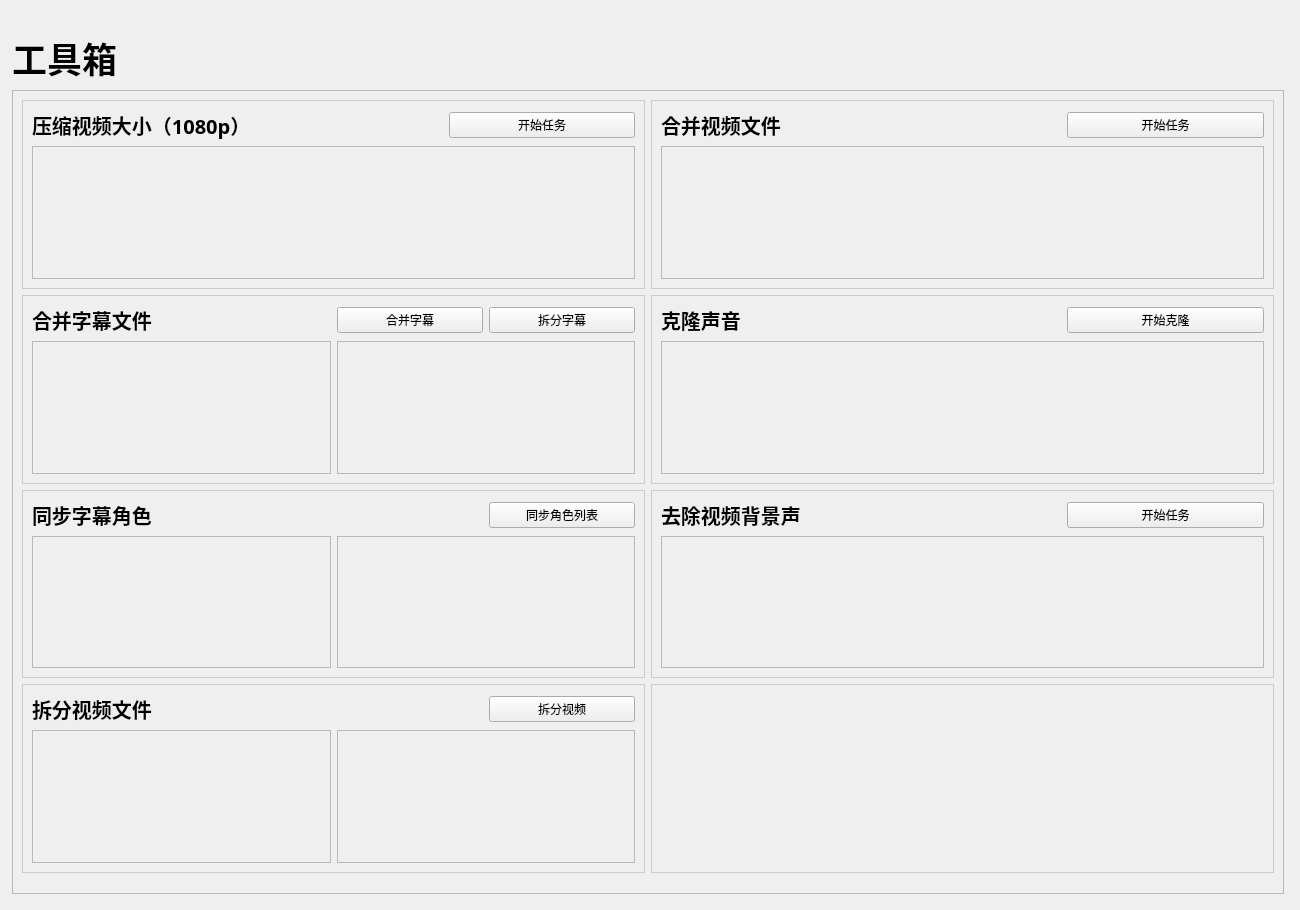
<?xml version="1.0" encoding="UTF-8"?>
<ui version="4.0">
 <class>Tools</class>
 <widget class="QWidget" name="Tools">
  <property name="geometry">
   <rect>
    <x>0</x>
    <y>0</y>
    <width>1300</width>
    <height>910</height>
   </rect>
  </property>
  <property name="windowTitle">
   <string>Form</string>
  </property>
  <layout class="QVBoxLayout" name="verticalLayout">
   <property name="leftMargin">
    <number>12</number>
   </property>
   <property name="topMargin">
    <number>32</number>
   </property>
   <property name="rightMargin">
    <number>16</number>
   </property>
   <property name="bottomMargin">
    <number>16</number>
   </property>
   <item>
    <widget class="QLabel" name="PackageTitile">
     <property name="maximumSize">
      <size>
       <width>16777215</width>
       <height>3000</height>
      </size>
     </property>
     <property name="font">
      <font>
       <family>微软雅黑</family>
       <pointsize>26</pointsize>
       <weight>75</weight>
       <bold>true</bold>
       <kerning>true</kerning>
      </font>
     </property>
     <property name="text">
      <string>工具箱</string>
     </property>
    </widget>
   </item>
   <item>
    <widget class="QWidget" name="container" native="true">
     <layout class="QGridLayout" name="gridLayout">
      <property name="leftMargin">
       <number>0</number>
      </property>
      <property name="topMargin">
       <number>0</number>
      </property>
      <property name="rightMargin">
       <number>0</number>
      </property>
      <property name="bottomMargin">
       <number>0</number>
      </property>
      <item row="0" column="0">
       <layout class="QGridLayout" name="containerLayout">
        <property name="leftMargin">
         <number>0</number>
        </property>
        <property name="topMargin">
         <number>0</number>
        </property>
        <property name="rightMargin">
         <number>0</number>
        </property>
        <property name="bottomMargin">
         <number>0</number>
        </property>
        <property name="spacing">
         <number>0</number>
        </property>
        <item row="0" column="0">
         <widget class="QScrollArea" name="scrollArea">
          <property name="minimumSize">
           <size>
            <width>0</width>
            <height>200</height>
           </size>
          </property>
          <property name="widgetResizable">
           <bool>true</bool>
          </property>
          <widget class="QWidget" name="scrollAreaWidgetContents_2">
           <property name="geometry">
            <rect>
             <x>0</x>
             <y>0</y>
             <width>1268</width>
             <height>805</height>
            </rect>
           </property>
           <layout class="QGridLayout" name="gridLayout_2" columnstretch="1,1">
            <property name="bottomMargin">
             <number>20</number>
            </property>
            <item row="0" column="0">
             <widget class="QFrame" name="frame_1">
              <property name="minimumSize">
               <size>
                <width>0</width>
                <height>0</height>
               </size>
              </property>
              <property name="styleSheet">
               <string notr="true">#frame_1{
	border: 1px solid #ccc;
}</string>
              </property>
              <property name="frameShape">
               <enum>QFrame::StyledPanel</enum>
              </property>
              <property name="frameShadow">
               <enum>QFrame::Raised</enum>
              </property>
              <layout class="QGridLayout" name="gridLayout_3" columnstretch="1,1,1">
               <item row="0" column="0">
                <widget class="QLabel" name="tool1_title">
                 <property name="maximumSize">
                  <size>
                   <width>16777215</width>
                   <height>3000</height>
                  </size>
                 </property>
                 <property name="font">
                  <font>
                   <family>微软雅黑</family>
                   <pointsize>15</pointsize>
                   <weight>75</weight>
                   <bold>true</bold>
                  </font>
                 </property>
                 <property name="text">
                  <string>压缩视频大小（1080p）</string>
                 </property>
                </widget>
               </item>
               <item row="0" column="2">
                <widget class="PushButton" name="compressBtn">
                 <property name="text">
                  <string>开始任务</string>
                 </property>
                </widget>
               </item>
               <item row="1" column="0" colspan="3">
                <widget class="QFrame" name="compressBox">
                 <property name="frameShape">
                  <enum>QFrame::StyledPanel</enum>
                 </property>
                 <property name="frameShadow">
                  <enum>QFrame::Raised</enum>
                 </property>
                </widget>
               </item>
               <item row="0" column="1">
                <spacer name="horizontalSpacer">
                 <property name="orientation">
                  <enum>Qt::Horizontal</enum>
                 </property>
                 <property name="sizeType">
                  <enum>QSizePolicy::Ignored</enum>
                 </property>
                 <property name="sizeHint" stdset="0">
                  <size>
                   <width>173</width>
                   <height>20</height>
                  </size>
                 </property>
                </spacer>
               </item>
              </layout>
             </widget>
            </item>
            <item row="0" column="1">
             <widget class="QFrame" name="frame_2">
              <property name="minimumSize">
               <size>
                <width>0</width>
                <height>0</height>
               </size>
              </property>
              <property name="styleSheet">
               <string notr="true">#frame_2{
	border: 1px solid #ccc;
}</string>
              </property>
              <property name="frameShape">
               <enum>QFrame::StyledPanel</enum>
              </property>
              <property name="frameShadow">
               <enum>QFrame::Raised</enum>
              </property>
              <layout class="QGridLayout" name="gridLayout_4" columnstretch="1,1,1">
               <item row="0" column="0">
                <widget class="QLabel" name="tool2_title">
                 <property name="maximumSize">
                  <size>
                   <width>16777215</width>
                   <height>3000</height>
                  </size>
                 </property>
                 <property name="font">
                  <font>
                   <family>微软雅黑</family>
                   <pointsize>15</pointsize>
                   <weight>75</weight>
                   <bold>true</bold>
                  </font>
                 </property>
                 <property name="text">
                  <string>合并视频文件</string>
                 </property>
                </widget>
               </item>
               <item row="0" column="2">
                <widget class="PushButton" name="mergeVideoBtn">
                 <property name="text">
                  <string>开始任务</string>
                 </property>
                </widget>
               </item>
               <item row="1" column="0" colspan="3">
                <widget class="QFrame" name="mergeVideoBox">
                 <property name="frameShape">
                  <enum>QFrame::StyledPanel</enum>
                 </property>
                 <property name="frameShadow">
                  <enum>QFrame::Raised</enum>
                 </property>
                </widget>
               </item>
               <item row="0" column="1">
                <spacer name="horizontalSpacer_2">
                 <property name="orientation">
                  <enum>Qt::Horizontal</enum>
                 </property>
                 <property name="sizeType">
                  <enum>QSizePolicy::Ignored</enum>
                 </property>
                 <property name="sizeHint" stdset="0">
                  <size>
                   <width>193</width>
                   <height>20</height>
                  </size>
                 </property>
                </spacer>
               </item>
              </layout>
             </widget>
            </item>
            <item row="1" column="0">
             <widget class="QFrame" name="frame_3">
              <property name="minimumSize">
               <size>
                <width>0</width>
                <height>0</height>
               </size>
              </property>
              <property name="styleSheet">
               <string notr="true">#frame_3{
	border: 1px solid #ccc;
}</string>
              </property>
              <property name="frameShape">
               <enum>QFrame::StyledPanel</enum>
              </property>
              <property name="frameShadow">
               <enum>QFrame::Raised</enum>
              </property>
              <layout class="QGridLayout" name="gridLayout_5" columnstretch="1,1,1,1">
               <item row="1" column="2" colspan="2">
                <widget class="QFrame" name="mergeSubtitleVideoBox">
                 <property name="frameShape">
                  <enum>QFrame::StyledPanel</enum>
                 </property>
                 <property name="frameShadow">
                  <enum>QFrame::Raised</enum>
                 </property>
                </widget>
               </item>
               <item row="0" column="0">
                <widget class="QLabel" name="tool3_title">
                 <property name="maximumSize">
                  <size>
                   <width>16777215</width>
                   <height>3000</height>
                  </size>
                 </property>
                 <property name="font">
                  <font>
                   <family>微软雅黑</family>
                   <pointsize>15</pointsize>
                   <weight>75</weight>
                   <bold>true</bold>
                  </font>
                 </property>
                 <property name="text">
                  <string>合并字幕文件</string>
                 </property>
                </widget>
               </item>
               <item row="0" column="3">
                <widget class="PushButton" name="splitSubtitleBtn">
                 <property name="text">
                  <string>拆分字幕</string>
                 </property>
                </widget>
               </item>
               <item row="1" column="0" colspan="2">
                <widget class="QFrame" name="mergeSubtitleBox">
                 <property name="frameShape">
                  <enum>QFrame::StyledPanel</enum>
                 </property>
                 <property name="frameShadow">
                  <enum>QFrame::Raised</enum>
                 </property>
                </widget>
               </item>
               <item row="0" column="2">
                <widget class="PushButton" name="mergeSubtitleBtn">
                 <property name="text">
                  <string>合并字幕</string>
                 </property>
                </widget>
               </item>
               <item row="0" column="1">
                <spacer name="horizontalSpacer_3">
                 <property name="orientation">
                  <enum>Qt::Horizontal</enum>
                 </property>
                 <property name="sizeType">
                  <enum>QSizePolicy::Ignored</enum>
                 </property>
                 <property name="sizeHint" stdset="0">
                  <size>
                   <width>197</width>
                   <height>20</height>
                  </size>
                 </property>
                </spacer>
               </item>
              </layout>
             </widget>
            </item>
            <item row="1" column="1">
             <widget class="QFrame" name="frame_4">
              <property name="minimumSize">
               <size>
                <width>0</width>
                <height>0</height>
               </size>
              </property>
              <property name="styleSheet">
               <string notr="true">#frame_4{
	border: 1px solid #ccc;
}</string>
              </property>
              <property name="frameShape">
               <enum>QFrame::StyledPanel</enum>
              </property>
              <property name="frameShadow">
               <enum>QFrame::Raised</enum>
              </property>
              <layout class="QGridLayout" name="gridLayout_6">
               <item row="0" column="0">
                <widget class="QLabel" name="tool4_title">
                 <property name="maximumSize">
                  <size>
                   <width>16777215</width>
                   <height>3000</height>
                  </size>
                 </property>
                 <property name="font">
                  <font>
                   <family>微软雅黑</family>
                   <pointsize>15</pointsize>
                   <weight>75</weight>
                   <bold>true</bold>
                  </font>
                 </property>
                 <property name="text">
                  <string>克隆声音</string>
                 </property>
                </widget>
               </item>
               <item row="0" column="1">
                <spacer name="horizontalSpacer_4">
                 <property name="orientation">
                  <enum>Qt::Horizontal</enum>
                 </property>
                 <property name="sizeType">
                  <enum>QSizePolicy::Ignored</enum>
                 </property>
                 <property name="sizeHint" stdset="0">
                  <size>
                   <width>196</width>
                   <height>20</height>
                  </size>
                 </property>
                </spacer>
               </item>
               <item row="0" column="2">
                <widget class="PushButton" name="cloneVoiceBtn">
                 <property name="text">
                  <string>开始克隆</string>
                 </property>
                </widget>
               </item>
               <item row="1" column="0" colspan="3">
                <widget class="QFrame" name="cloneVoiceBox">
                 <property name="frameShape">
                  <enum>QFrame::StyledPanel</enum>
                 </property>
                 <property name="frameShadow">
                  <enum>QFrame::Raised</enum>
                 </property>
                </widget>
               </item>
              </layout>
             </widget>
            </item>
            <item row="2" column="0">
             <widget class="QFrame" name="frame_5">
              <property name="minimumSize">
               <size>
                <width>0</width>
                <height>0</height>
               </size>
              </property>
              <property name="styleSheet">
               <string notr="true">#frame_5{
	border: 1px solid #ccc;
}</string>
              </property>
              <property name="frameShape">
               <enum>QFrame::StyledPanel</enum>
              </property>
              <property name="frameShadow">
               <enum>QFrame::Raised</enum>
              </property>
              <layout class="QGridLayout" name="gridLayout_7" columnstretch="1,1,1,1" rowminimumheight="0,1">
               <item row="0" column="0">
                <widget class="QLabel" name="tool3_title_2">
                 <property name="maximumSize">
                  <size>
                   <width>16777215</width>
                   <height>3000</height>
                  </size>
                 </property>
                 <property name="font">
                  <font>
                   <family>微软雅黑</family>
                   <pointsize>15</pointsize>
                   <weight>75</weight>
                   <bold>true</bold>
                  </font>
                 </property>
                 <property name="text">
                  <string>同步字幕角色</string>
                 </property>
                </widget>
               </item>
               <item row="0" column="1">
                <spacer name="horizontalSpacer_5">
                 <property name="orientation">
                  <enum>Qt::Horizontal</enum>
                 </property>
                 <property name="sizeType">
                  <enum>QSizePolicy::Ignored</enum>
                 </property>
                 <property name="sizeHint" stdset="0">
                  <size>
                   <width>235</width>
                   <height>20</height>
                  </size>
                 </property>
                </spacer>
               </item>
               <item row="0" column="2">
                <spacer name="horizontalSpacer_6">
                 <property name="orientation">
                  <enum>Qt::Horizontal</enum>
                 </property>
                 <property name="sizeType">
                  <enum>QSizePolicy::Ignored</enum>
                 </property>
                 <property name="sizeHint" stdset="0">
                  <size>
                   <width>40</width>
                   <height>20</height>
                  </size>
                 </property>
                </spacer>
               </item>
               <item row="0" column="3">
                <widget class="PushButton" name="syncSubtitleBtn">
                 <property name="text">
                  <string>同步角色列表</string>
                 </property>
                </widget>
               </item>
               <item row="1" column="0" colspan="2">
                <widget class="QFrame" name="srcSubtitleBox">
                 <property name="frameShape">
                  <enum>QFrame::StyledPanel</enum>
                 </property>
                 <property name="frameShadow">
                  <enum>QFrame::Raised</enum>
                 </property>
                </widget>
               </item>
               <item row="1" column="2" colspan="2">
                <widget class="QFrame" name="dstSubtitleBox">
                 <property name="frameShape">
                  <enum>QFrame::StyledPanel</enum>
                 </property>
                 <property name="frameShadow">
                  <enum>QFrame::Raised</enum>
                 </property>
                </widget>
               </item>
              </layout>
             </widget>
            </item>
            <item row="2" column="1">
             <widget class="QFrame" name="frame_6">
              <property name="minimumSize">
               <size>
                <width>0</width>
                <height>0</height>
               </size>
              </property>
              <property name="styleSheet">
               <string notr="true">#frame_6{
	border: 1px solid #ccc;
}</string>
              </property>
              <property name="frameShape">
               <enum>QFrame::StyledPanel</enum>
              </property>
              <property name="frameShadow">
               <enum>QFrame::Raised</enum>
              </property>
              <layout class="QGridLayout" name="gridLayout_8">
               <item row="0" column="0">
                <widget class="QLabel" name="tool4_title_2">
                 <property name="maximumSize">
                  <size>
                   <width>16777215</width>
                   <height>3000</height>
                  </size>
                 </property>
                 <property name="font">
                  <font>
                   <family>微软雅黑</family>
                   <pointsize>15</pointsize>
                   <weight>75</weight>
                   <bold>true</bold>
                  </font>
                 </property>
                 <property name="text">
                  <string>去除视频背景声</string>
                 </property>
                </widget>
               </item>
               <item row="0" column="1">
                <spacer name="horizontalSpacer_7">
                 <property name="orientation">
                  <enum>Qt::Horizontal</enum>
                 </property>
                 <property name="sizeType">
                  <enum>QSizePolicy::Ignored</enum>
                 </property>
                 <property name="sizeHint" stdset="0">
                  <size>
                   <width>196</width>
                   <height>20</height>
                  </size>
                 </property>
                </spacer>
               </item>
               <item row="0" column="2">
                <widget class="PushButton" name="clearbgmBtn">
                 <property name="text">
                  <string>开始任务</string>
                 </property>
                </widget>
               </item>
               <item row="1" column="0" colspan="3">
                <widget class="QFrame" name="clearbgmBox">
                 <property name="frameShape">
                  <enum>QFrame::StyledPanel</enum>
                 </property>
                 <property name="frameShadow">
                  <enum>QFrame::Raised</enum>
                 </property>
                </widget>
               </item>
              </layout>
             </widget>
            </item>
            <item row="3" column="0">
             <widget class="QFrame" name="frame_7">
              <property name="minimumSize">
               <size>
                <width>0</width>
                <height>0</height>
               </size>
              </property>
              <property name="maximumSize">
               <size>
                <width>16777215</width>
                <height>16777215</height>
               </size>
              </property>
              <property name="styleSheet">
               <string notr="true">#frame_7{
	border: 1px solid #ccc;
}</string>
              </property>
              <property name="frameShape">
               <enum>QFrame::StyledPanel</enum>
              </property>
              <property name="frameShadow">
               <enum>QFrame::Raised</enum>
              </property>
              <layout class="QGridLayout" name="gridLayout_9">
               <item row="0" column="0">
                <widget class="QLabel" name="tool3_title_3">
                 <property name="maximumSize">
                  <size>
                   <width>16777215</width>
                   <height>3000</height>
                  </size>
                 </property>
                 <property name="font">
                  <font>
                   <family>微软雅黑</family>
                   <pointsize>15</pointsize>
                   <weight>75</weight>
                   <bold>true</bold>
                  </font>
                 </property>
                 <property name="text">
                  <string>拆分视频文件</string>
                 </property>
                </widget>
               </item>
               <item row="0" column="3">
                <widget class="PushButton" name="splitVideoBtn">
                 <property name="text">
                  <string>拆分视频</string>
                 </property>
                </widget>
               </item>
               <item row="1" column="0" colspan="2">
                <widget class="QFrame" name="srcVideoBox">
                 <property name="frameShape">
                  <enum>QFrame::StyledPanel</enum>
                 </property>
                 <property name="frameShadow">
                  <enum>QFrame::Raised</enum>
                 </property>
                </widget>
               </item>
               <item row="1" column="2" colspan="2">
                <widget class="QFrame" name="dstVideoBox">
                 <property name="frameShape">
                  <enum>QFrame::StyledPanel</enum>
                 </property>
                 <property name="frameShadow">
                  <enum>QFrame::Raised</enum>
                 </property>
                </widget>
               </item>
               <item row="0" column="1">
                <spacer name="horizontalSpacer_8">
                 <property name="orientation">
                  <enum>Qt::Horizontal</enum>
                 </property>
                 <property name="sizeType">
                  <enum>QSizePolicy::Ignored</enum>
                 </property>
                 <property name="sizeHint" stdset="0">
                  <size>
                   <width>143</width>
                   <height>24</height>
                  </size>
                 </property>
                </spacer>
               </item>
               <item row="0" column="2">
                <spacer name="horizontalSpacer_9">
                 <property name="orientation">
                  <enum>Qt::Horizontal</enum>
                 </property>
                 <property name="sizeType">
                  <enum>QSizePolicy::Ignored</enum>
                 </property>
                 <property name="sizeHint" stdset="0">
                  <size>
                   <width>143</width>
                   <height>24</height>
                  </size>
                 </property>
                </spacer>
               </item>
              </layout>
             </widget>
            </item>
            <item row="3" column="1">
             <widget class="QFrame" name="frame_8">
              <property name="minimumSize">
               <size>
                <width>0</width>
                <height>0</height>
               </size>
              </property>
              <property name="styleSheet">
               <string notr="true">#frame_8{
	border: 1px solid #ccc;
}</string>
              </property>
              <property name="frameShape">
               <enum>QFrame::StyledPanel</enum>
              </property>
              <property name="frameShadow">
               <enum>QFrame::Raised</enum>
              </property>
             </widget>
            </item>
           </layout>
          </widget>
         </widget>
        </item>
       </layout>
      </item>
     </layout>
    </widget>
   </item>
  </layout>
 </widget>
 <customwidgets>
  <customwidget>
   <class>PushButton</class>
   <extends>QPushButton</extends>
   <header location="global">qfluentwidgets</header>
  </customwidget>
 </customwidgets>
 <resources/>
 <connections/>
</ui>
